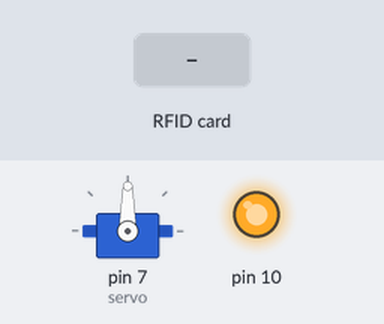
Bench run of a sketch on a simulated Arduino Uno, built with avr-gcc and run on an emulated ATmega328P. Shown: servo, output pins drawn as LEDs (lit = HIGH). The test bench sets the inputs (shaded band). What the sketch prints to the serial monitor is not drawn.

Above: at 1.2 s.
1.3 s: RFID card B4 87 0C 06 held to the reader
At 1.45 s:
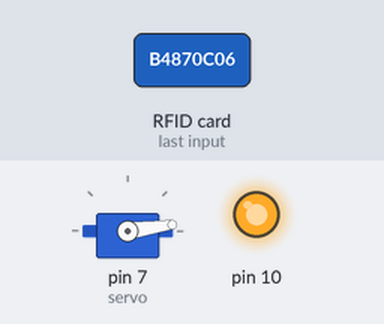
At 5.4 s:
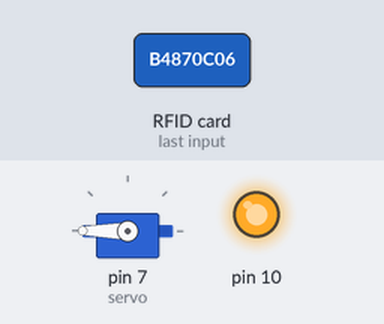
Timing chart, 0 to 10.3 s (numbered marks = the images above; inputs shaded):
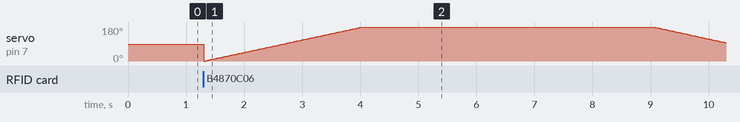

The sketch:

RFID.ino
```cpp
//Defining pins and necessary inclyde statements

/*RFID READER*/
#include <SPI.h>
#include <MFRC522.h>
#include <Servo.h>

#define RST_PIN 8 //Pin 8 will be connected reset pin
#define SS_PIN  9 //pin 9 will be connected to SDA


// Step 1: Initialize RFID and Servo

/*Creating Instance*/
MFRC522 RFID(SS_PIN, RST_PIN);
Servo servo;


void setup(){

  Serial.begin(9600); //Initialize serial communications with the PC
  SPI.begin(); // Initialize MFRC522
  RFID.PCD_Init();//initialize the MFRC522
  servo.attach(7); //attach servo to pin 7


  Serial.println(F("Scan the card Please"));


}
// Step 2: Wait for a card

/*If Statement Needed in loop*/

void loop(){

if(! RFID.PICC_IsNewCardPresent()){
  return;
  }

// Step 3: Read UID
if(! RFID.PICC_ReadCardSerial()){

  return;
  }

// Step 4: Check if UID matches authorized card
boolean authorizedCard = true;
//this is the correct uid we are trying to match
byte authorizedUID[] {0xB4, 0x87, 0x0C, 0x06};

//check by using a for loop
for(byte i = 0; i < RFID.uid.size; i++){
  if(RFID.uid.uidByte[i] != authorizedUID[i]){

      authorizedCard = false;

      break;

    }

  }

// Step 5: If yes, unlock with servo

if(authorizedCard){

  for(int position = 0; position <=180; position++){

      servo.write(position);
      delay(15);
  }

}

// Step 6: Wait, then lock again

delay(5000);


for(int position = 180; position >= 0; position--){


  servo.write(position);
  delay(15);
  }
}
```
